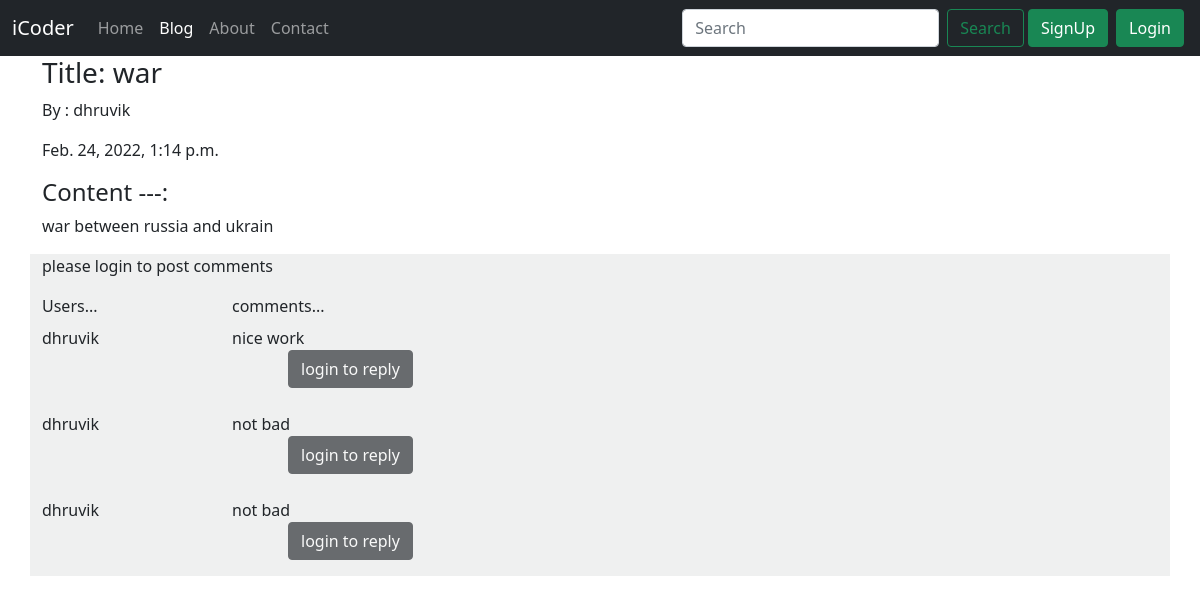
Page /blog/war on the committed database.
### blog/models.py (models this page shows, shortened)
class blogpost(models.Model):
    srno=models.AutoField(primary_key=True)
    title=models.CharField(max_length=1000)
    content=models.TextField()
    author=models.CharField(max_length=50)
    slug=models.CharField(max_length=100)
    time=models.DateTimeField(blank=True)
    image=models.ImageField(upload_to='blog/images')

class blogcomment(models.Model):
    srno=models.AutoField(primary_key=True)
    user=models.ForeignKey(User, on_delete=models.CASCADE)
    blog=models.ForeignKey(blogpost, on_delete=models.CASCADE)
    comment=models.TextField()
    time=models.DateTimeField(default=now)
    parent=models.ForeignKey('self', on_delete=models.CASCADE,null=True)

### blog/views.py (the view)
# urls.py: path('<str:slug>',views.blogposts,name='blogpost')
def blogposts(request,slug):
    blogs=blogpost.objects.filter(slug=slug)
    comments=blogcomment.objects.filter(blog=blogs[0],parent=None)
    replies=blogcomment.objects.filter(blog=blogs[0]).exclude(parent=None)
    rep={}
    for reply in replies:
      if reply.parent.srno not in rep.keys():
        rep[reply.parent.srno]=[reply]
      else:
        rep[reply.parent.srno].append(reply)
    params={'myblog':blogs,'comments':comments,'user':request.user,'rep':rep}
    return render(request, 'blog/blogpost.html',params)

### blog/templatetags/get_dict.py (called while the page is built)
@register.filter(name='get_val')
def get_val(dict,key):
    return dict.get(key)

### templates/blog/blogpost.html (shortened to what this page needs)
{% extends 'base.html' %}
{% block blog %}active{% endblock blog %}
{% block body %}
{% load get_dict %}
<div class="container">
    <h3>Title: {{myblog.0.title}}</h3>
    <p>By : {{myblog.0.author}}</p>
    <p>{{myblog.0.time}}</p>
    <h4>Content ---:</h4>
    <p>{{myblog.0.content}}</p>
</div>
<div class="container" style='background-color: #eff0f0;'>
    {% if user.is_authenticated %}
    <h3>Comments ({{comments.count}})</h3>
    <div class="container">
        <form action="/blog/blogcomments" method="post">
            {% csrf_token %}
            <input type="text" name="comment" required>
            <input type="hidden" name="blogsno" value="{{myblog.0.srno}}">
            <input type="hidden" name='parentsno' value=''>
            <button type="submit" class='btn btn-dark'>Comment</button>
        </form>
    </div>
    {% else %}
    <p>please login to post comments</p>
    {% endif %}
    <div class="row">
        <div class="col-md-2">Users...</div>
        <div class="col-md-10">comments...</div>
    </div>
  {% for comment in comments %}
    <div class="row my-2">
        <div class="col-md-2">{{comment.user.first_name}}</div>
        <div class="col-md-10">{{comment.comment}}
              <div class="container">
                {% if user.is_authenticated %}
                <b><ul><li  type="button" data-bs-toggle="collapse" data-bs-target="#collapseExample{{comment.srno}}" aria-expanded="false" aria-controls="collapseExample">
                    reply
                  </li>
                </ul></b>
                {% else %}
                <b><ul><button class='btn btn-dark'  type="button" data-bs-toggle="collapse" data-bs-target="#collapseExample{{comment.srno}}" aria-expanded="false" aria-controls="collapseExample" disabled>
                  login to reply
                </button>
              </ul></b>
                {% endif %}
            </div>
        </div>
    </div>
 {% endfor %}
</div>
{%endblock body%}

### rows in the picture
blogpost: title "war", author "dhruvik", time "Feb. 24, 2022, 1:14 p.m.", content "war between russia and ukrain"
blogcomment: user.first_name "dhruvik", comment "nice work"
blogcomment: user.first_name "dhruvik", comment "not bad"
blogcomment: user.first_name "dhruvik", comment "not bad"
